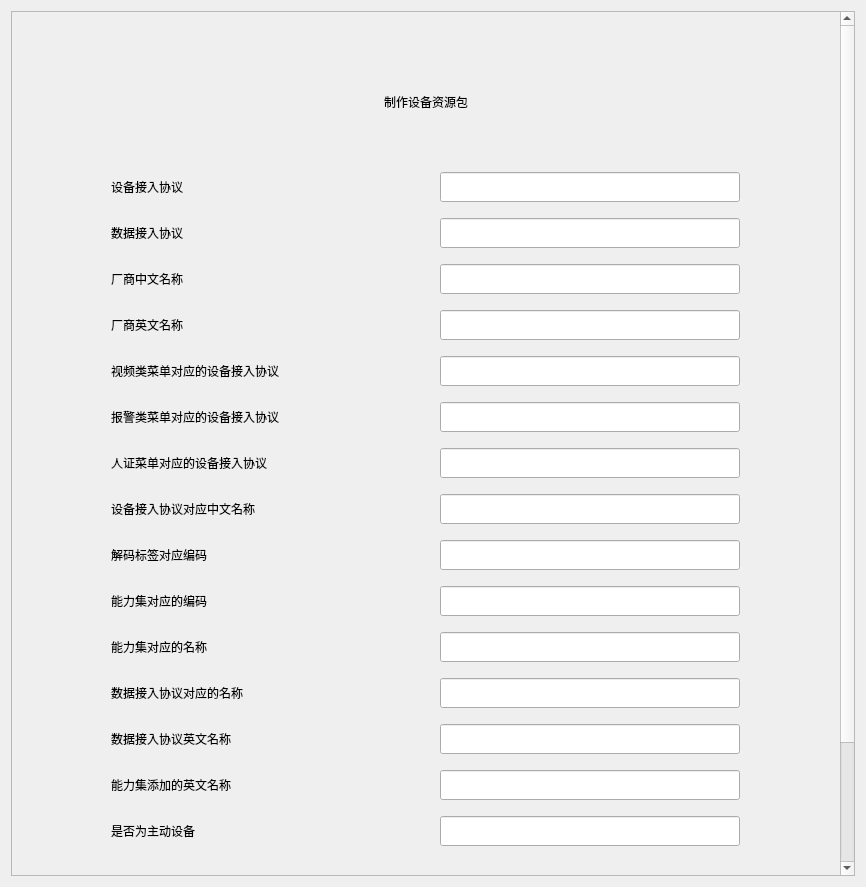
<?xml version="1.0" encoding="UTF-8"?>
<ui version="4.0">
 <class>MyClassClass</class>
 <widget class="QWidget" name="MyClassClass">
  <property name="geometry">
   <rect>
    <x>0</x>
    <y>0</y>
    <width>866</width>
    <height>887</height>
   </rect>
  </property>
  <property name="windowTitle">
   <string>MyClass</string>
  </property>
  <layout class="QHBoxLayout" name="horizontalLayout_3">
   <item>
    <widget class="QScrollArea" name="scrollArea">
     <property name="styleSheet">
      <string notr="true"/>
     </property>
     <property name="widgetResizable">
      <bool>true</bool>
     </property>
     <widget class="QWidget" name="scrollAreaWidgetContents">
      <property name="geometry">
       <rect>
        <x>0</x>
        <y>0</y>
        <width>829</width>
        <height>1075</height>
       </rect>
      </property>
      <layout class="QHBoxLayout" name="horizontalLayout">
       <item>
        <spacer name="horizontalSpacer_1">
         <property name="orientation">
          <enum>Qt::Horizontal</enum>
         </property>
         <property name="sizeType">
          <enum>QSizePolicy::Fixed</enum>
         </property>
         <property name="sizeHint" stdset="0">
          <size>
           <width>65</width>
           <height>20</height>
          </size>
         </property>
        </spacer>
       </item>
       <item>
        <layout class="QVBoxLayout" name="verticalLayout_MainWnd">
         <item>
          <spacer name="verticalSpacer_2">
           <property name="orientation">
            <enum>Qt::Vertical</enum>
           </property>
           <property name="sizeType">
            <enum>QSizePolicy::Fixed</enum>
           </property>
           <property name="sizeHint" stdset="0">
            <size>
             <width>20</width>
             <height>70</height>
            </size>
           </property>
          </spacer>
         </item>
         <item>
          <widget class="QLabel" name="label_Title">
           <property name="styleSheet">
            <string notr="true">font: 20pt &quot;宋体&quot;;</string>
           </property>
           <property name="text">
            <string>制作设备资源包</string>
           </property>
           <property name="alignment">
            <set>Qt::AlignCenter</set>
           </property>
          </widget>
         </item>
         <item>
          <spacer name="verticalSpacer_3">
           <property name="orientation">
            <enum>Qt::Vertical</enum>
           </property>
           <property name="sizeType">
            <enum>QSizePolicy::Fixed</enum>
           </property>
           <property name="sizeHint" stdset="0">
            <size>
             <width>20</width>
             <height>50</height>
            </size>
           </property>
          </spacer>
         </item>
         <item>
          <layout class="QHBoxLayout" name="horizontalLayout_1">
           <item>
            <widget class="QLabel" name="label_1">
             <property name="enabled">
              <bool>true</bool>
             </property>
             <property name="sizePolicy">
              <sizepolicy hsizetype="Fixed" vsizetype="Fixed">
               <horstretch>0</horstretch>
               <verstretch>0</verstretch>
              </sizepolicy>
             </property>
             <property name="minimumSize">
              <size>
               <width>300</width>
               <height>40</height>
              </size>
             </property>
             <property name="maximumSize">
              <size>
               <width>300</width>
               <height>40</height>
              </size>
             </property>
             <property name="styleSheet">
              <string notr="true">font: 14pt &quot;宋体&quot;;</string>
             </property>
             <property name="text">
              <string>设备接入协议</string>
             </property>
            </widget>
           </item>
           <item>
            <widget class="QLineEdit" name="lineEdit_1">
             <property name="sizePolicy">
              <sizepolicy hsizetype="Expanding" vsizetype="Fixed">
               <horstretch>0</horstretch>
               <verstretch>0</verstretch>
              </sizepolicy>
             </property>
             <property name="minimumSize">
              <size>
               <width>300</width>
               <height>30</height>
              </size>
             </property>
             <property name="maximumSize">
              <size>
               <width>300</width>
               <height>30</height>
              </size>
             </property>
             <property name="styleSheet">
              <string notr="true">font: 14pt &quot;宋体&quot;;</string>
             </property>
            </widget>
           </item>
          </layout>
         </item>
         <item>
          <layout class="QHBoxLayout" name="horizontalLayout_2">
           <item>
            <widget class="QLabel" name="label_2">
             <property name="sizePolicy">
              <sizepolicy hsizetype="Fixed" vsizetype="Fixed">
               <horstretch>200</horstretch>
               <verstretch>40</verstretch>
              </sizepolicy>
             </property>
             <property name="minimumSize">
              <size>
               <width>300</width>
               <height>40</height>
              </size>
             </property>
             <property name="maximumSize">
              <size>
               <width>300</width>
               <height>40</height>
              </size>
             </property>
             <property name="styleSheet">
              <string notr="true">font: 14pt &quot;宋体&quot;;</string>
             </property>
             <property name="text">
              <string>数据接入协议</string>
             </property>
            </widget>
           </item>
           <item>
            <widget class="QLineEdit" name="lineEdit_2">
             <property name="sizePolicy">
              <sizepolicy hsizetype="Fixed" vsizetype="Fixed">
               <horstretch>200</horstretch>
               <verstretch>30</verstretch>
              </sizepolicy>
             </property>
             <property name="minimumSize">
              <size>
               <width>300</width>
               <height>30</height>
              </size>
             </property>
             <property name="maximumSize">
              <size>
               <width>300</width>
               <height>30</height>
              </size>
             </property>
             <property name="styleSheet">
              <string notr="true">font: 14pt &quot;宋体&quot;;</string>
             </property>
            </widget>
           </item>
          </layout>
         </item>
         <item>
          <layout class="QHBoxLayout" name="horizontalLayout3">
           <item>
            <widget class="QLabel" name="label_3">
             <property name="sizePolicy">
              <sizepolicy hsizetype="Fixed" vsizetype="Fixed">
               <horstretch>200</horstretch>
               <verstretch>40</verstretch>
              </sizepolicy>
             </property>
             <property name="minimumSize">
              <size>
               <width>300</width>
               <height>40</height>
              </size>
             </property>
             <property name="maximumSize">
              <size>
               <width>300</width>
               <height>40</height>
              </size>
             </property>
             <property name="styleSheet">
              <string notr="true">font: 14pt &quot;宋体&quot;;</string>
             </property>
             <property name="text">
              <string>厂商中文名称</string>
             </property>
            </widget>
           </item>
           <item>
            <widget class="QLineEdit" name="lineEdit_3">
             <property name="minimumSize">
              <size>
               <width>300</width>
               <height>30</height>
              </size>
             </property>
             <property name="maximumSize">
              <size>
               <width>300</width>
               <height>30</height>
              </size>
             </property>
             <property name="styleSheet">
              <string notr="true">font: 14pt &quot;宋体&quot;;</string>
             </property>
            </widget>
           </item>
          </layout>
         </item>
         <item>
          <layout class="QHBoxLayout" name="horizontalLayout_4">
           <item>
            <widget class="QLabel" name="label_4">
             <property name="sizePolicy">
              <sizepolicy hsizetype="Fixed" vsizetype="Fixed">
               <horstretch>200</horstretch>
               <verstretch>40</verstretch>
              </sizepolicy>
             </property>
             <property name="minimumSize">
              <size>
               <width>300</width>
               <height>40</height>
              </size>
             </property>
             <property name="maximumSize">
              <size>
               <width>300</width>
               <height>40</height>
              </size>
             </property>
             <property name="styleSheet">
              <string notr="true">font: 14pt &quot;宋体&quot;;</string>
             </property>
             <property name="text">
              <string>厂商英文名称</string>
             </property>
            </widget>
           </item>
           <item>
            <widget class="QLineEdit" name="lineEdit_4">
             <property name="minimumSize">
              <size>
               <width>300</width>
               <height>30</height>
              </size>
             </property>
             <property name="maximumSize">
              <size>
               <width>300</width>
               <height>30</height>
              </size>
             </property>
             <property name="styleSheet">
              <string notr="true">font: 14pt &quot;宋体&quot;;</string>
             </property>
            </widget>
           </item>
          </layout>
         </item>
         <item>
          <layout class="QHBoxLayout" name="horizontalLayout_5">
           <item>
            <widget class="QLabel" name="label_5">
             <property name="sizePolicy">
              <sizepolicy hsizetype="Preferred" vsizetype="Preferred">
               <horstretch>0</horstretch>
               <verstretch>0</verstretch>
              </sizepolicy>
             </property>
             <property name="minimumSize">
              <size>
               <width>300</width>
               <height>40</height>
              </size>
             </property>
             <property name="maximumSize">
              <size>
               <width>300</width>
               <height>40</height>
              </size>
             </property>
             <property name="styleSheet">
              <string notr="true">font: 14pt &quot;宋体&quot;;</string>
             </property>
             <property name="text">
              <string>视频类菜单对应的设备接入协议</string>
             </property>
            </widget>
           </item>
           <item>
            <widget class="QLineEdit" name="lineEdit_5">
             <property name="minimumSize">
              <size>
               <width>300</width>
               <height>30</height>
              </size>
             </property>
             <property name="maximumSize">
              <size>
               <width>300</width>
               <height>30</height>
              </size>
             </property>
             <property name="styleSheet">
              <string notr="true">font: 14pt &quot;宋体&quot;;</string>
             </property>
            </widget>
           </item>
          </layout>
         </item>
         <item>
          <layout class="QHBoxLayout" name="horizontalLayout_6">
           <item>
            <widget class="QLabel" name="label_6">
             <property name="sizePolicy">
              <sizepolicy hsizetype="Preferred" vsizetype="Preferred">
               <horstretch>30</horstretch>
               <verstretch>40</verstretch>
              </sizepolicy>
             </property>
             <property name="minimumSize">
              <size>
               <width>300</width>
               <height>40</height>
              </size>
             </property>
             <property name="maximumSize">
              <size>
               <width>200</width>
               <height>40</height>
              </size>
             </property>
             <property name="styleSheet">
              <string notr="true">font: 14pt &quot;宋体&quot;;</string>
             </property>
             <property name="text">
              <string>报警类菜单对应的设备接入协议</string>
             </property>
            </widget>
           </item>
           <item>
            <widget class="QLineEdit" name="lineEdit_6">
             <property name="minimumSize">
              <size>
               <width>300</width>
               <height>30</height>
              </size>
             </property>
             <property name="maximumSize">
              <size>
               <width>300</width>
               <height>30</height>
              </size>
             </property>
             <property name="styleSheet">
              <string notr="true">font: 14pt &quot;宋体&quot;;</string>
             </property>
            </widget>
           </item>
          </layout>
         </item>
         <item>
          <layout class="QHBoxLayout" name="horizontalLayout_7">
           <item>
            <widget class="QLabel" name="label_7">
             <property name="minimumSize">
              <size>
               <width>300</width>
               <height>40</height>
              </size>
             </property>
             <property name="maximumSize">
              <size>
               <width>300</width>
               <height>40</height>
              </size>
             </property>
             <property name="styleSheet">
              <string notr="true">font: 14pt &quot;宋体&quot;;</string>
             </property>
             <property name="text">
              <string>人证菜单对应的设备接入协议</string>
             </property>
            </widget>
           </item>
           <item>
            <widget class="QLineEdit" name="lineEdit_7">
             <property name="minimumSize">
              <size>
               <width>300</width>
               <height>30</height>
              </size>
             </property>
             <property name="maximumSize">
              <size>
               <width>300</width>
               <height>30</height>
              </size>
             </property>
             <property name="styleSheet">
              <string notr="true">font: 14pt &quot;宋体&quot;;</string>
             </property>
            </widget>
           </item>
          </layout>
         </item>
         <item>
          <layout class="QHBoxLayout" name="horizontalLayout_8">
           <item>
            <widget class="QLabel" name="label_8">
             <property name="minimumSize">
              <size>
               <width>300</width>
               <height>40</height>
              </size>
             </property>
             <property name="maximumSize">
              <size>
               <width>300</width>
               <height>40</height>
              </size>
             </property>
             <property name="styleSheet">
              <string notr="true">font: 14pt &quot;宋体&quot;;</string>
             </property>
             <property name="text">
              <string>设备接入协议对应中文名称</string>
             </property>
            </widget>
           </item>
           <item>
            <widget class="QLineEdit" name="lineEdit_8">
             <property name="minimumSize">
              <size>
               <width>300</width>
               <height>30</height>
              </size>
             </property>
             <property name="maximumSize">
              <size>
               <width>300</width>
               <height>30</height>
              </size>
             </property>
             <property name="styleSheet">
              <string notr="true">font: 14pt &quot;宋体&quot;;</string>
             </property>
            </widget>
           </item>
          </layout>
         </item>
         <item>
          <layout class="QHBoxLayout" name="horizontalLayout_9">
           <item>
            <widget class="QLabel" name="label_9">
             <property name="minimumSize">
              <size>
               <width>300</width>
               <height>40</height>
              </size>
             </property>
             <property name="maximumSize">
              <size>
               <width>300</width>
               <height>40</height>
              </size>
             </property>
             <property name="styleSheet">
              <string notr="true">font: 14pt &quot;宋体&quot;;</string>
             </property>
             <property name="text">
              <string>解码标签对应编码</string>
             </property>
            </widget>
           </item>
           <item>
            <widget class="QLineEdit" name="lineEdit_9">
             <property name="minimumSize">
              <size>
               <width>300</width>
               <height>30</height>
              </size>
             </property>
             <property name="maximumSize">
              <size>
               <width>300</width>
               <height>30</height>
              </size>
             </property>
             <property name="styleSheet">
              <string notr="true">font: 14pt &quot;宋体&quot;;</string>
             </property>
            </widget>
           </item>
          </layout>
         </item>
         <item>
          <layout class="QHBoxLayout" name="horizontalLayout_10">
           <item>
            <widget class="QLabel" name="label_10">
             <property name="minimumSize">
              <size>
               <width>300</width>
               <height>40</height>
              </size>
             </property>
             <property name="maximumSize">
              <size>
               <width>300</width>
               <height>40</height>
              </size>
             </property>
             <property name="styleSheet">
              <string notr="true">font: 14pt &quot;宋体&quot;;</string>
             </property>
             <property name="text">
              <string>能力集对应的编码</string>
             </property>
            </widget>
           </item>
           <item>
            <widget class="QLineEdit" name="lineEdit_10">
             <property name="minimumSize">
              <size>
               <width>300</width>
               <height>30</height>
              </size>
             </property>
             <property name="maximumSize">
              <size>
               <width>300</width>
               <height>30</height>
              </size>
             </property>
             <property name="styleSheet">
              <string notr="true">font: 14pt &quot;宋体&quot;;</string>
             </property>
            </widget>
           </item>
          </layout>
         </item>
         <item>
          <layout class="QHBoxLayout" name="horizontalLayout_11">
           <item>
            <widget class="QLabel" name="label_11">
             <property name="minimumSize">
              <size>
               <width>300</width>
               <height>40</height>
              </size>
             </property>
             <property name="maximumSize">
              <size>
               <width>300</width>
               <height>40</height>
              </size>
             </property>
             <property name="styleSheet">
              <string notr="true">font: 14pt &quot;宋体&quot;;</string>
             </property>
             <property name="text">
              <string>能力集对应的名称</string>
             </property>
            </widget>
           </item>
           <item>
            <widget class="QLineEdit" name="lineEdit_11">
             <property name="minimumSize">
              <size>
               <width>300</width>
               <height>30</height>
              </size>
             </property>
             <property name="maximumSize">
              <size>
               <width>300</width>
               <height>30</height>
              </size>
             </property>
             <property name="styleSheet">
              <string notr="true">font: 14pt &quot;宋体&quot;;</string>
             </property>
            </widget>
           </item>
          </layout>
         </item>
         <item>
          <layout class="QHBoxLayout" name="horizontalLayout_12">
           <item>
            <widget class="QLabel" name="label_12">
             <property name="minimumSize">
              <size>
               <width>300</width>
               <height>40</height>
              </size>
             </property>
             <property name="maximumSize">
              <size>
               <width>300</width>
               <height>40</height>
              </size>
             </property>
             <property name="styleSheet">
              <string notr="true">font: 14pt &quot;宋体&quot;;</string>
             </property>
             <property name="text">
              <string>数据接入协议对应的名称</string>
             </property>
            </widget>
           </item>
           <item>
            <widget class="QLineEdit" name="lineEdit_12">
             <property name="minimumSize">
              <size>
               <width>300</width>
               <height>30</height>
              </size>
             </property>
             <property name="maximumSize">
              <size>
               <width>300</width>
               <height>30</height>
              </size>
             </property>
             <property name="styleSheet">
              <string notr="true">font: 14pt &quot;宋体&quot;;</string>
             </property>
            </widget>
           </item>
          </layout>
         </item>
         <item>
          <layout class="QHBoxLayout" name="horizontalLayout_13">
           <item>
            <widget class="QLabel" name="label_13">
             <property name="minimumSize">
              <size>
               <width>300</width>
               <height>40</height>
              </size>
             </property>
             <property name="maximumSize">
              <size>
               <width>300</width>
               <height>40</height>
              </size>
             </property>
             <property name="styleSheet">
              <string notr="true">font: 14pt &quot;宋体&quot;;</string>
             </property>
             <property name="text">
              <string>数据接入协议英文名称</string>
             </property>
            </widget>
           </item>
           <item>
            <widget class="QLineEdit" name="lineEdit_13">
             <property name="minimumSize">
              <size>
               <width>300</width>
               <height>30</height>
              </size>
             </property>
             <property name="maximumSize">
              <size>
               <width>300</width>
               <height>30</height>
              </size>
             </property>
             <property name="styleSheet">
              <string notr="true">font: 14pt &quot;宋体&quot;;</string>
             </property>
            </widget>
           </item>
          </layout>
         </item>
         <item>
          <layout class="QHBoxLayout" name="horizontalLayout_14">
           <item>
            <widget class="QLabel" name="label_14">
             <property name="minimumSize">
              <size>
               <width>300</width>
               <height>40</height>
              </size>
             </property>
             <property name="maximumSize">
              <size>
               <width>300</width>
               <height>40</height>
              </size>
             </property>
             <property name="styleSheet">
              <string notr="true">font: 14pt &quot;宋体&quot;;</string>
             </property>
             <property name="text">
              <string>能力集添加的英文名称</string>
             </property>
            </widget>
           </item>
           <item>
            <widget class="QLineEdit" name="lineEdit_14">
             <property name="minimumSize">
              <size>
               <width>300</width>
               <height>30</height>
              </size>
             </property>
             <property name="maximumSize">
              <size>
               <width>300</width>
               <height>30</height>
              </size>
             </property>
             <property name="styleSheet">
              <string notr="true">font: 14pt &quot;宋体&quot;;</string>
             </property>
            </widget>
           </item>
          </layout>
         </item>
         <item>
          <layout class="QHBoxLayout" name="horizontalLayout_15">
           <item>
            <widget class="QLabel" name="label_15">
             <property name="minimumSize">
              <size>
               <width>300</width>
               <height>40</height>
              </size>
             </property>
             <property name="maximumSize">
              <size>
               <width>300</width>
               <height>40</height>
              </size>
             </property>
             <property name="styleSheet">
              <string notr="true">font: 14pt &quot;宋体&quot;;</string>
             </property>
             <property name="text">
              <string>是否为主动设备</string>
             </property>
            </widget>
           </item>
           <item>
            <widget class="QLineEdit" name="lineEdit_15">
             <property name="minimumSize">
              <size>
               <width>300</width>
               <height>30</height>
              </size>
             </property>
             <property name="maximumSize">
              <size>
               <width>300</width>
               <height>30</height>
              </size>
             </property>
             <property name="styleSheet">
              <string notr="true">font: 14pt &quot;宋体&quot;;</string>
             </property>
            </widget>
           </item>
          </layout>
         </item>
         <item>
          <spacer name="verticalSpacer_4">
           <property name="orientation">
            <enum>Qt::Vertical</enum>
           </property>
           <property name="sizeType">
            <enum>QSizePolicy::Fixed</enum>
           </property>
           <property name="sizeHint" stdset="0">
            <size>
             <width>20</width>
             <height>50</height>
            </size>
           </property>
          </spacer>
         </item>
         <item>
          <layout class="QHBoxLayout" name="horizontalLayout_16">
           <item>
            <spacer name="horizontalSpacer_3">
             <property name="orientation">
              <enum>Qt::Horizontal</enum>
             </property>
             <property name="sizeHint" stdset="0">
              <size>
               <width>40</width>
               <height>20</height>
              </size>
             </property>
            </spacer>
           </item>
           <item>
            <widget class="QPushButton" name="pushButton_1_Exit">
             <property name="minimumSize">
              <size>
               <width>100</width>
               <height>30</height>
              </size>
             </property>
             <property name="maximumSize">
              <size>
               <width>100</width>
               <height>30</height>
              </size>
             </property>
             <property name="styleSheet">
              <string notr="true">font: 12pt &quot;宋体&quot;;</string>
             </property>
             <property name="text">
              <string>退出</string>
             </property>
            </widget>
           </item>
           <item>
            <spacer name="horizontalSpacer_4">
             <property name="orientation">
              <enum>Qt::Horizontal</enum>
             </property>
             <property name="sizeHint" stdset="0">
              <size>
               <width>40</width>
               <height>20</height>
              </size>
             </property>
            </spacer>
           </item>
           <item>
            <widget class="QPushButton" name="pushButton_2_Reset">
             <property name="minimumSize">
              <size>
               <width>100</width>
               <height>30</height>
              </size>
             </property>
             <property name="maximumSize">
              <size>
               <width>100</width>
               <height>30</height>
              </size>
             </property>
             <property name="styleSheet">
              <string notr="true">font: 12pt &quot;宋体&quot;;</string>
             </property>
             <property name="text">
              <string>清空</string>
             </property>
            </widget>
           </item>
           <item>
            <spacer name="horizontalSpacer_5">
             <property name="orientation">
              <enum>Qt::Horizontal</enum>
             </property>
             <property name="sizeHint" stdset="0">
              <size>
               <width>40</width>
               <height>20</height>
              </size>
             </property>
            </spacer>
           </item>
           <item>
            <widget class="QPushButton" name="pushButton_3_Confrim">
             <property name="minimumSize">
              <size>
               <width>100</width>
               <height>30</height>
              </size>
             </property>
             <property name="maximumSize">
              <size>
               <width>100</width>
               <height>30</height>
              </size>
             </property>
             <property name="styleSheet">
              <string notr="true">font: 12pt &quot;宋体&quot;;</string>
             </property>
             <property name="text">
              <string>确认</string>
             </property>
            </widget>
           </item>
           <item>
            <spacer name="horizontalSpacer_6">
             <property name="orientation">
              <enum>Qt::Horizontal</enum>
             </property>
             <property name="sizeHint" stdset="0">
              <size>
               <width>40</width>
               <height>20</height>
              </size>
             </property>
            </spacer>
           </item>
          </layout>
         </item>
         <item>
          <spacer name="verticalSpacer_5">
           <property name="orientation">
            <enum>Qt::Vertical</enum>
           </property>
           <property name="sizeType">
            <enum>QSizePolicy::Fixed</enum>
           </property>
           <property name="sizeHint" stdset="0">
            <size>
             <width>20</width>
             <height>70</height>
            </size>
           </property>
          </spacer>
         </item>
         <item>
          <spacer name="verticalSpacer_1">
           <property name="orientation">
            <enum>Qt::Vertical</enum>
           </property>
           <property name="sizeHint" stdset="0">
            <size>
             <width>20</width>
             <height>40</height>
            </size>
           </property>
          </spacer>
         </item>
        </layout>
       </item>
       <item>
        <spacer name="horizontalSpacer_2">
         <property name="orientation">
          <enum>Qt::Horizontal</enum>
         </property>
         <property name="sizeType">
          <enum>QSizePolicy::Fixed</enum>
         </property>
         <property name="sizeHint" stdset="0">
          <size>
           <width>65</width>
           <height>20</height>
          </size>
         </property>
        </spacer>
       </item>
      </layout>
     </widget>
    </widget>
   </item>
  </layout>
 </widget>
 <layoutdefault spacing="6" margin="11"/>
 <tabstops>
  <tabstop>scrollArea</tabstop>
  <tabstop>lineEdit_1</tabstop>
  <tabstop>lineEdit_2</tabstop>
  <tabstop>lineEdit_3</tabstop>
  <tabstop>lineEdit_4</tabstop>
  <tabstop>lineEdit_5</tabstop>
  <tabstop>lineEdit_6</tabstop>
  <tabstop>lineEdit_7</tabstop>
  <tabstop>lineEdit_8</tabstop>
  <tabstop>lineEdit_9</tabstop>
  <tabstop>lineEdit_10</tabstop>
  <tabstop>lineEdit_11</tabstop>
  <tabstop>lineEdit_12</tabstop>
  <tabstop>lineEdit_13</tabstop>
  <tabstop>lineEdit_14</tabstop>
  <tabstop>lineEdit_15</tabstop>
  <tabstop>pushButton_1_Exit</tabstop>
  <tabstop>pushButton_2_Reset</tabstop>
  <tabstop>pushButton_3_Confrim</tabstop>
 </tabstops>
 <resources>
  <include location="myclass.qrc"/>
 </resources>
 <connections>
  <connection>
   <sender>pushButton_1_Exit</sender>
   <signal>clicked()</signal>
   <receiver>MyClassClass</receiver>
   <slot>close()</slot>
   <hints>
    <hint type="sourcelabel">
     <x>223</x>
     <y>767</y>
    </hint>
    <hint type="destinationlabel">
     <x>-3</x>
     <y>647</y>
    </hint>
   </hints>
  </connection>
 </connections>
</ui>
